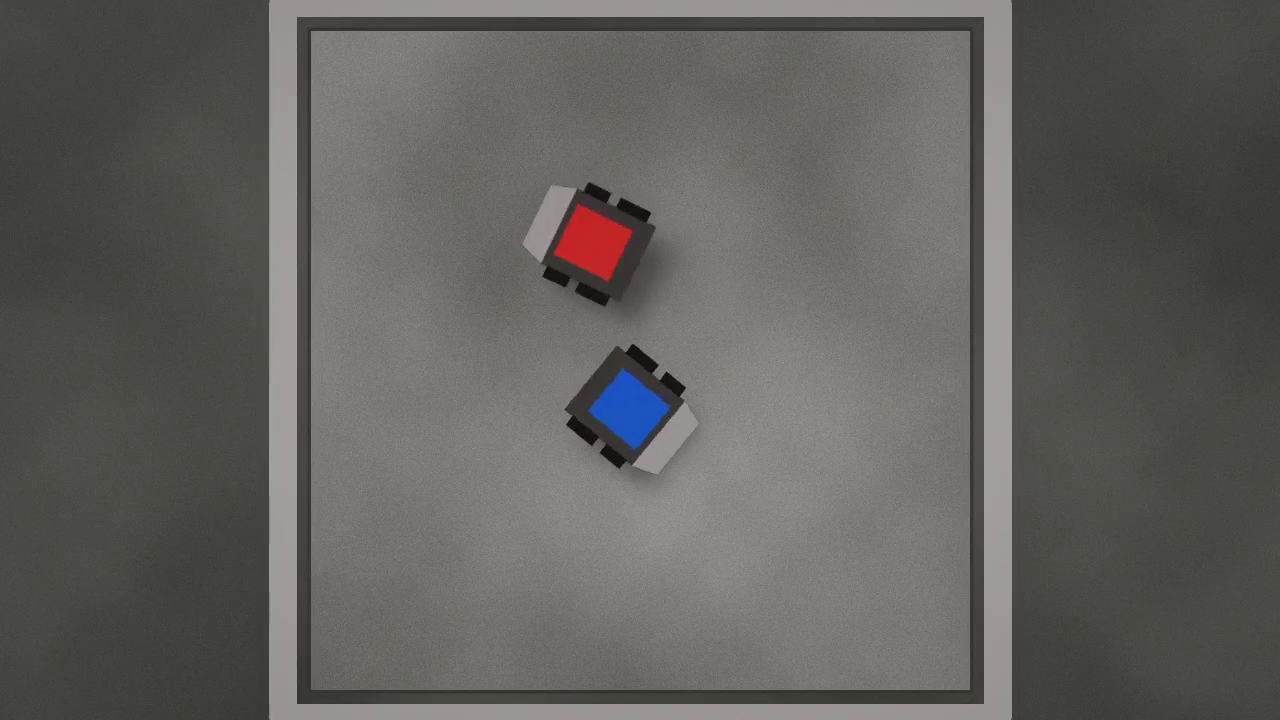
#> input picture frame 45 of apps/cv-worker/data/videos/video_facil.mp4, 1280 x 720 px
$ python main.py
#> lines starting #> are read from the running program, lines starting #| are printed output that depends on the picture; after the words box and inside, x2 and y2 are one past the last pixel; in counts of white or black regions, pixels touching at a corner belong together
### apps/cv-worker/src/capture.py
from pathlib import Path
import cv2


class VideoCapture():

    def __init__(self, video_source: Path):
        self.video_source = video_source
        self.capture = cv2.VideoCapture(str(video_source))

        if not self.capture.isOpened():
            raise RuntimeError(f"Couldn't open the video: {video_source}")

        # Frames per second, used for timestamp = frame_index / fps.
        # Some files report 0; fall back to 30 so the division never breaks.
        self.fps = self.capture.get(cv2.CAP_PROP_FPS) or 30.0

        # Frame size in pixels, used to validate that positions are inside the image
        self.width = int(self.capture.get(cv2.CAP_PROP_FRAME_WIDTH))
        self.height = int(self.capture.get(cv2.CAP_PROP_FRAME_HEIGHT))

    def read_frame(self):
        ret, frame = self.capture.read()
#> frame is the input picture: shape (720, 1280, 3); mean B, G, R 93.8, 96.7, 98.4
        #print(frame.shape)
        #numpy.ndarray
        #(1080, 1920, 3) height, width, chanels(BGR)

        if not ret:
            return None

        return frame

    def release(self):
        self.capture.release()

### apps/cv-worker/src/preprocessing.py
import cv2


def reduce_noise(frame_bgr, kernel_size=5):
#> called with kernel_size = 5
    if kernel_size <= 0:
        return frame_bgr

    # GaussianBlur requires an odd kernel size
    if kernel_size % 2 == 0:
        kernel_size += 1
        # #  #  # #
        # #  #  # #
        # # [#] # # ---- > Builded rounded by a central point
        # #  #  # #
        # #  #  # #

    return cv2.GaussianBlur(
        frame_bgr,
        (kernel_size, kernel_size),
        0
    )


def convert_to_hsv(frame):
    hsv_frame = cv2.cvtColor(
        frame,
        cv2.COLOR_BGR2HSV
    )
#> hsv_frame: shape (720, 1280, 3); mean H, S, V 24, 13.7, 99

    return hsv_frame


def preprocess(frame, blur_kernel=5):
    # Receive BGR frame from OpenCV

    # Reduce image noise
    frame = reduce_noise(
        frame,
        blur_kernel
    )

    # Convert BGR -> HSV
    frame_hsv = convert_to_hsv(frame)

    # H → Hue        → which color
    # S → Saturation → color intensity
    # V → Value      → luminosity

    return frame_hsv

### apps/cv-worker/src/segmentation.py
"""Segmentation: HSV frame -> one clean binary mask per robot."""
import cv2
import numpy as np


def create_mask(frame_hsv, ranges):
    """White where the pixel falls inside ANY of the (lower, upper) ranges."""
    mask = np.zeros(frame_hsv.shape[:2], dtype=np.uint8)

    for lower, upper in ranges:
        range_mask = cv2.inRange(
            frame_hsv,
            np.array(lower, dtype=np.uint8),
            np.array(upper, dtype=np.uint8),
        )
        mask = cv2.bitwise_or(mask, range_mask)
#> this loop made 1 pass
#> pass 1, in create_mask, `range_mask = cv2.inRange( frame_hsv, np.array(lower, dtype=np.uint8), ..`:
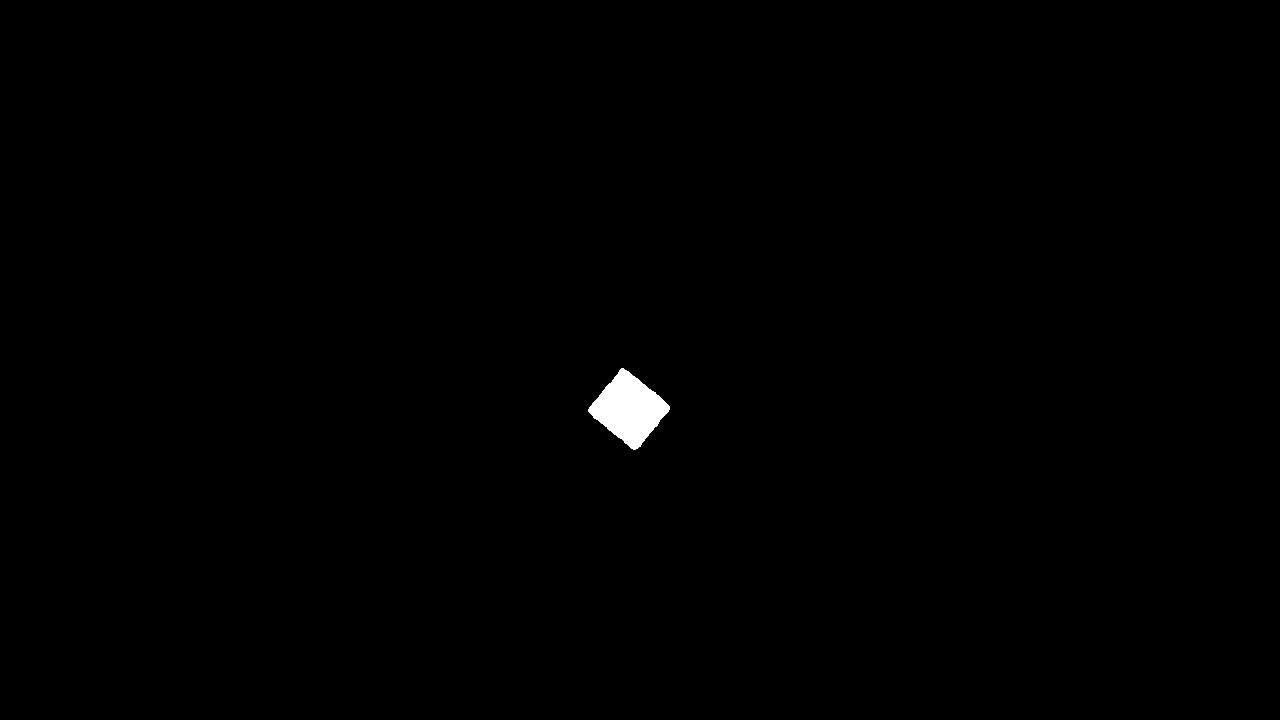
#> range_mask: shape (720, 1280); 0.4% white; 1 white region, box (x1, y1, x2, y2) and area: (588, 368, 670, 450) 3654

    return mask


# Concepts of Closing and Opening of the mask, for cleaning
#   opening = erode then dilate -> removes small white specks
#   closing = dilate then erode -> fills small black holes inside the marker
def clean_mask(mask, kernel_size=5):
#> called with kernel_size = 5
    if kernel_size <= 0:
        return mask

    kernel = cv2.getStructuringElement(
        cv2.MORPH_ELLIPSE,
        (kernel_size, kernel_size)
    )

    mask = cv2.morphologyEx(mask, cv2.MORPH_OPEN, kernel)
#> mask: shape (720, 1280); 0.4% white; 1 white region, box (x1, y1, x2, y2) and area: (588, 368, 670, 450) 3652
    mask = cv2.morphologyEx(mask, cv2.MORPH_CLOSE, kernel)

    return mask


def segment_color(frame_hsv, ranges, kernel_size=5):
    mask = create_mask(frame_hsv, ranges)
    return clean_mask(mask, kernel_size)


def segment_all(frame_hsv, robot_colors, kernel_size=5):
    """{robot_id: ranges} -> {robot_id: clean mask}"""
    return {
        robot_id: segment_color(frame_hsv, ranges, kernel_size)
        for robot_id, ranges in robot_colors.items()
    }
#> the loop in create_mask (call 2), `for lower, upper in ranges:` made 2 passes
#> pass 1, in create_mask (call 2), `range_mask = cv2.inRange( frame_hsv, np.array(lower, dtype=np.uint8), ..`:
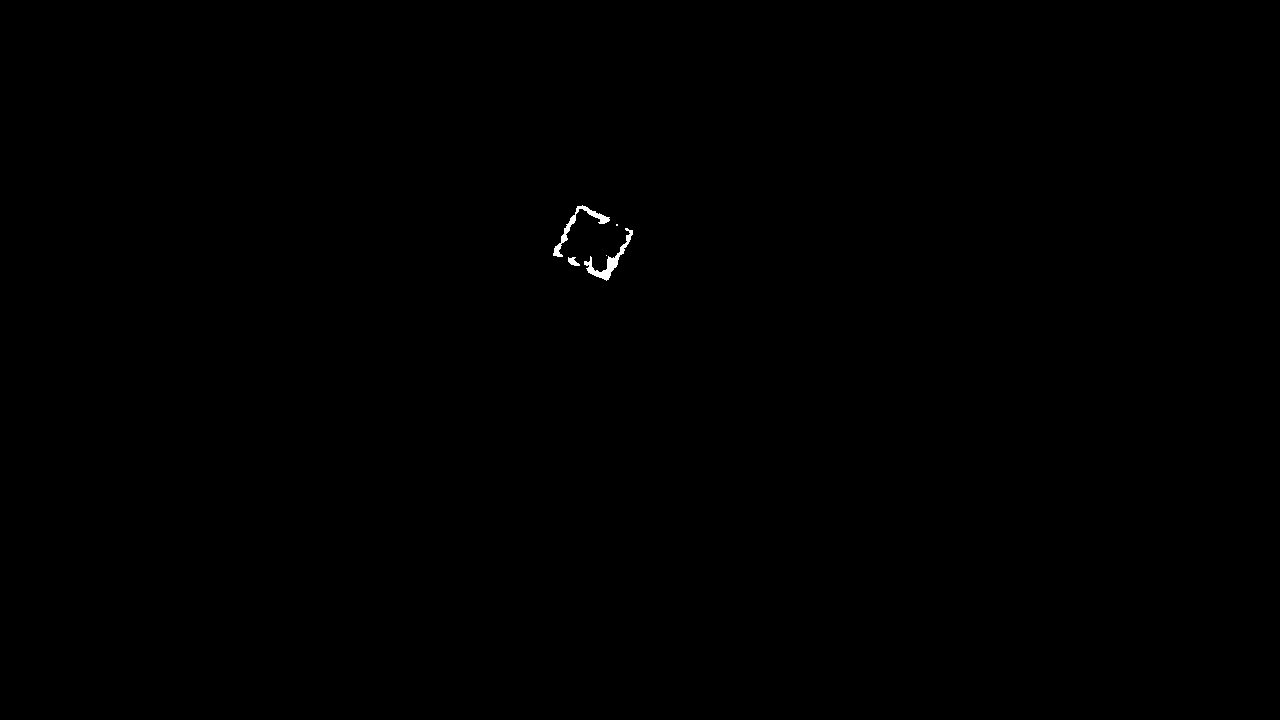
#> range_mask: shape (720, 1280); 0.11% white; 5 white regions (2 under 20 px), largest, box (x1, y1, x2, y2) and area: (584, 228, 633, 281) 492, (553, 205, 610, 257) 430, (568, 257, 580, 266) 65
#> pass 2, in create_mask (call 2), `range_mask = cv2.inRange( frame_hsv, np.array(lower, dtype=np.uint8), ..`:
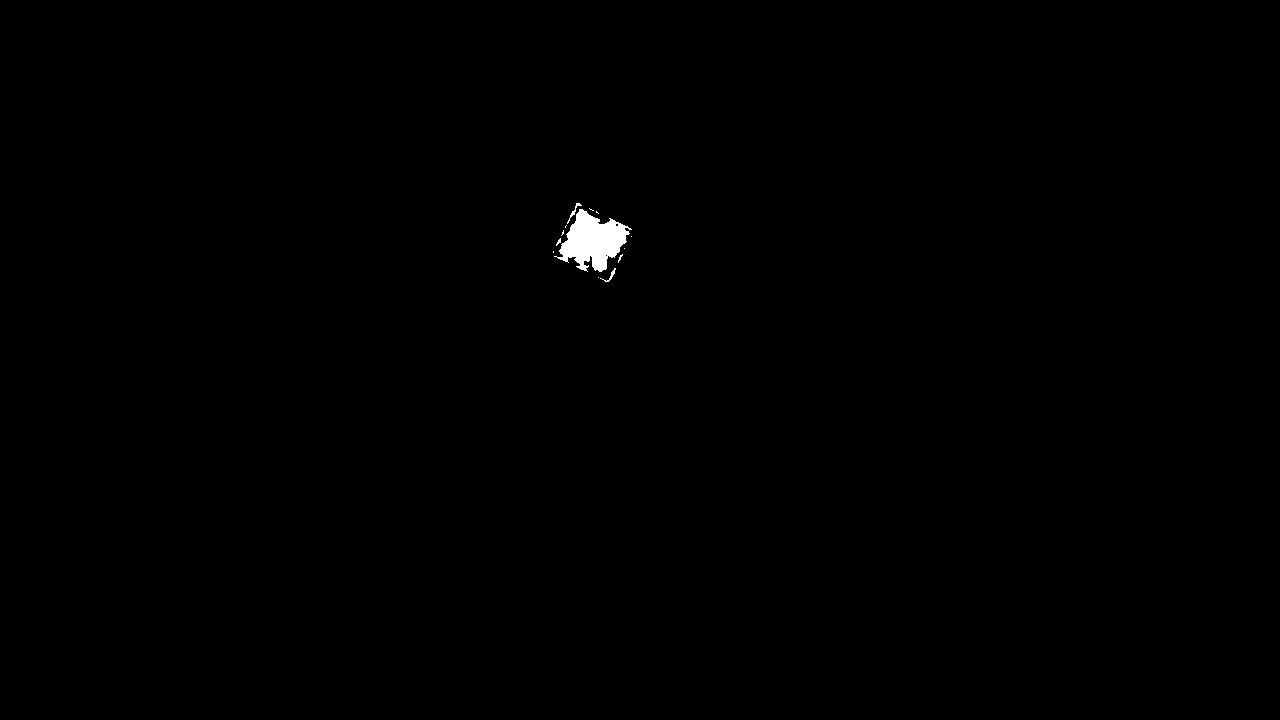
#> range_mask: shape (720, 1280); 0.3% white; 13 white regions (10 under 20 px), largest, box (x1, y1, x2, y2) and area: (554, 209, 632, 272) 2600, (567, 203, 582, 224) 52, (600, 268, 616, 282) 45
#> pass 2, in create_mask (call 2), `mask = cv2.bitwise_or(mask, range_mask)`:
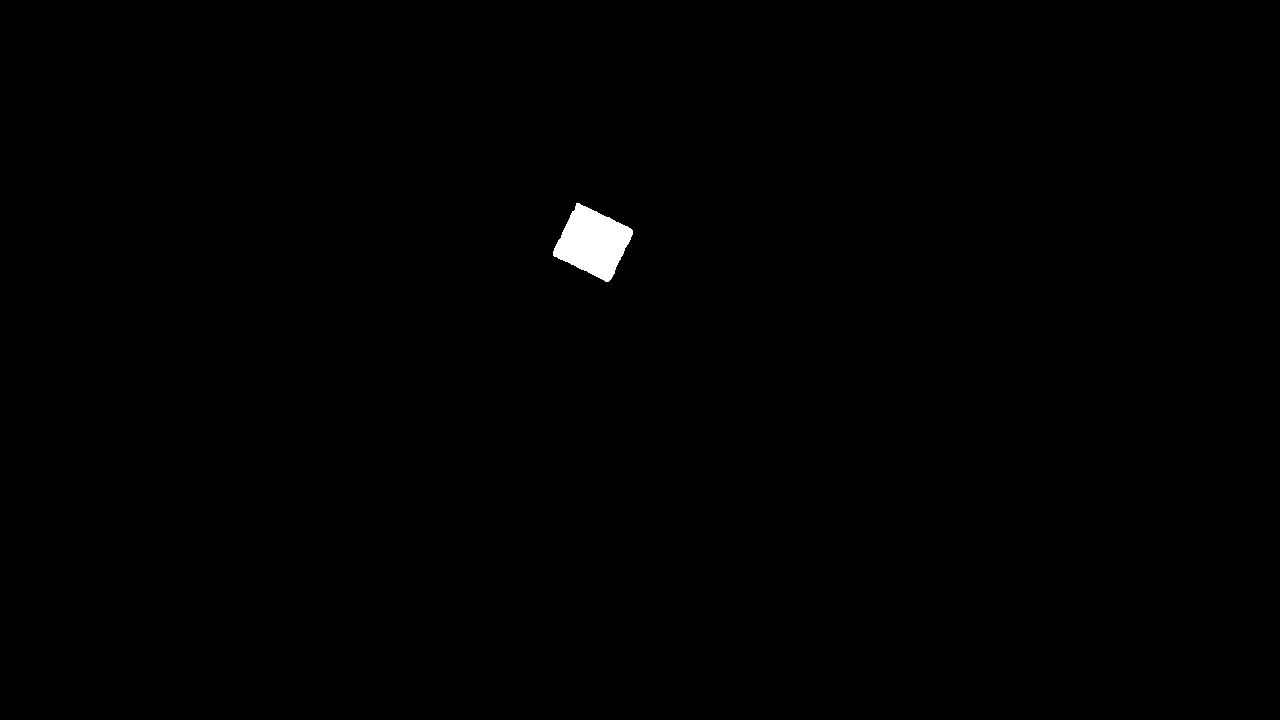
#> mask: shape (720, 1280); 0.41% white; 1 white region, box (x1, y1, x2, y2) and area: (553, 203, 633, 282) 3748
#> (the rest of the program and of its run is left out)
